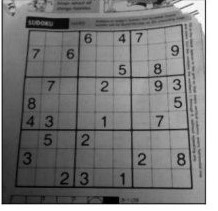
#> input picture page.jpg, 218 x 211 px
$ python ImageGradient.py   (older library calls are emulated)
#> lines starting #> are read from the running program, lines starting #| are printed output that depends on the picture
#Image Gradient--
#It is a directional change in the color or intensity in an image.
#It is most important part to find inormation from image
#Like finding edges within the images.
#There are various methods to find image gradient.
#These are - Laplacian Derivatives,SobelX and SobelY.
#All these functions have diff. mathematical approach to get result.
#All load image in the gray scale

#Don't Worry about Mathematics behind all these function
#we just use these to get our work in easy manner.

import cv2
import numpy as np


#load image into gray scale
img = cv2.imread("page.jpg")
#> img is the input picture: shape (211, 218, 3); min 0, max 255, mean 124
img = cv2.resize(img,(400,400))
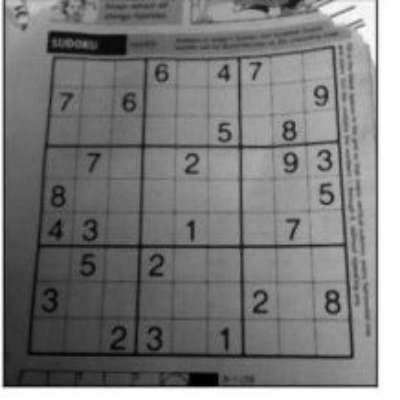
#> img: shape (400, 400, 3); min 0, max 255, mean 123.9
img_gray = cv2.cvtColor(img,cv2.COLOR_BGR2GRAY)

#Laplacian Derivative---It calculates laplace derivate
#parameter(img,data_type for -ve val,ksize)
#kernal size must be odd

lap=cv2.Laplacian(img_gray,cv2.CV_64F,ksize=3)
lap=np.uint8(np.absolute(lap))
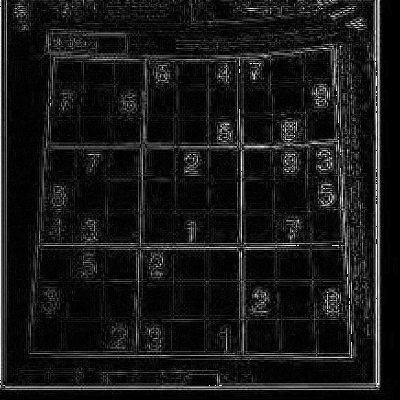
#> lap: shape (400, 400); min 0, max 254, mean 23.6


#Sobel operation -
# is a joint Gausssian smoothing plus differentiation operation,
#so it is more  resistant to noise
#This is use for x and y bth
#parameter (img,type for -ve val,x = 1,y = 0,ksize)
#Sobel X focus on vertical lines
#Sobel y focus on horizontal lines

sobelX=cv2.Sobel(img_gray,cv2.CV_64F,1,0,ksize=3) #here 1 means x direction
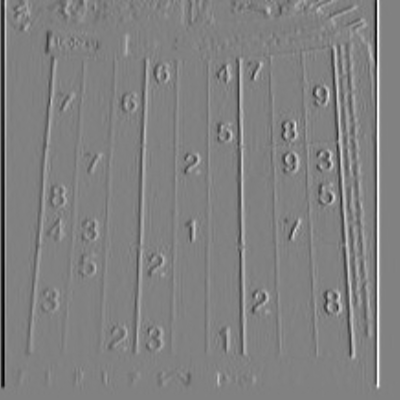
#> sobelX: shape (400, 400) float64; min -592, max 576, mean 0.3; drawn with min black and max white
sobelY = cv2.Sobel(img_gray,cv2.CV_64F,0,1,ksize = 3) #here 1 means y direction
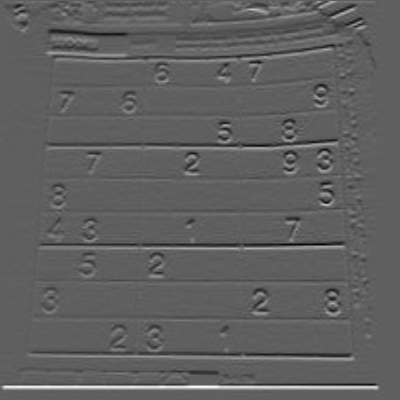
#> sobelY: shape (400, 400) float64; min -391, max 648, mean 2.3; drawn with min black and max white


sobelX=np.uint8(np.absolute(sobelX))
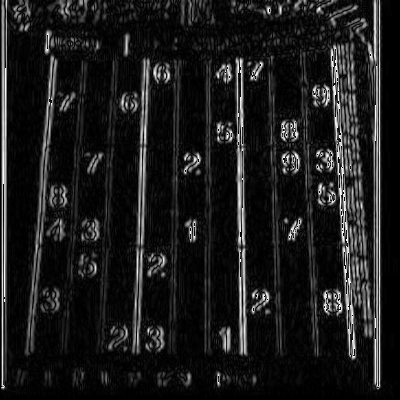
#> sobelX: shape (400, 400); min 0, max 255, mean 27.7
sobelY=np.uint8(np.absolute(sobelY))
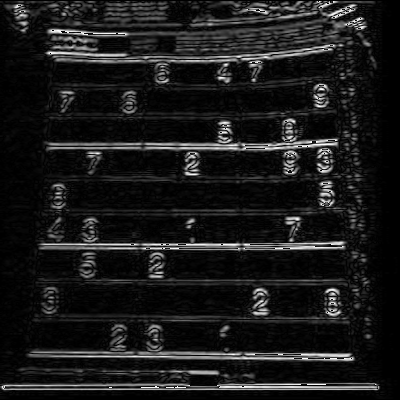
#> sobelY: shape (400, 400); min 0, max 255, mean 25.9

sobelcom=cv2.bitwise_or(sobelX,sobelY)
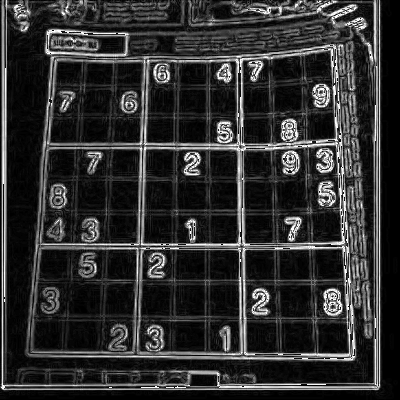
#> sobelcom: shape (400, 400); min 0, max 255, mean 47.6


cv2.imshow("original==",img)
cv2.imshow("gray==",img_gray)
cv2.imshow("laplacian",lap)
cv2.imshow("SobelX===",sobelX)
cv2.imshow("SobelY==",sobelY)
cv2.imshow("COmbined image==",sobelcom)


titles = ["original","gray","laplacian","sobelX","sobelY","combined"]
images = [img,img_gray,lap,sobelX,sobelY,sobelcom]

#if you want then plot it
from matplotlib import pyplot as plt
for i in range(6):
    plt.subplot(3,2, i+1),
    plt.imshow(images[i], 'gray')
    plt.title(titles[i])
    plt.xticks([]),plt.yticks([])

plt.show()

cv2.waitKey(0)
cv2.destroyAllWindows()

$ run again, with building.jpg copied over page.jpg
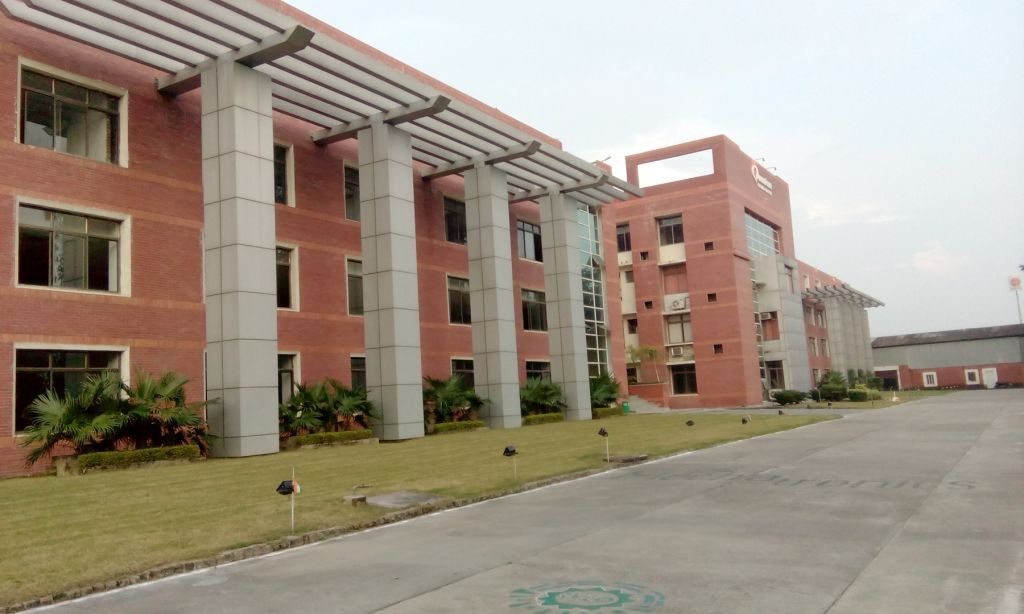
#> input picture building.jpg, 1024 x 614 px
#> img is the input picture: shape (614, 1024, 3); mean B, G, R 132, 146.3, 158.1
#> img: shape (400, 400, 3)
#> `sobelY = cv2.Sobel(img_gray,cv2.CV_64F,0,1,ksize = 3)`:
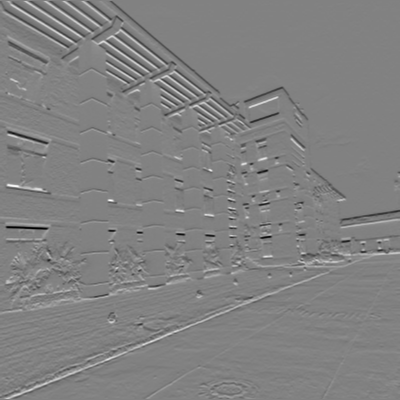
#> sobelY: shape (400, 400) float64; min -667, max 643, mean -1.4; drawn with min black and max white
#> `sobelcom=cv2.bitwise_or(sobelX,sobelY)`:
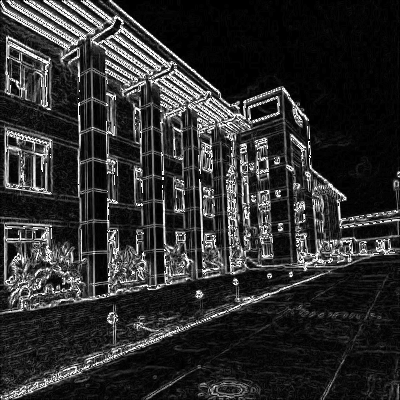
#> sobelcom: shape (400, 400); min 0, max 255, mean 46.5
